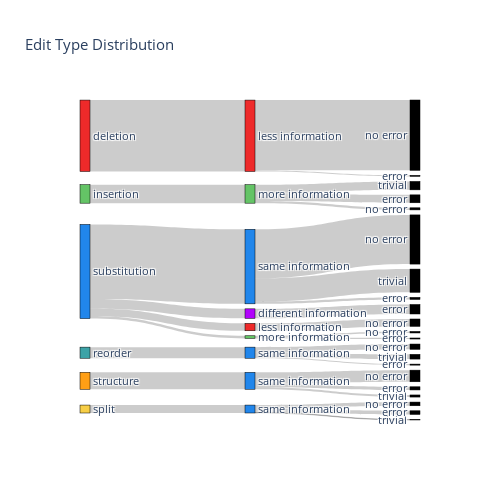

The cell this chart's notebook holds for it:
### Code cell
sankey_seperated(data)

### Figure 1 — Plotly figure (JSON) as saved in the notebook; plotly's stock layout.template omitted (floating-point values rounded to 4 significant figures)
{"data": [{"link": {"source": [5, 87, 87, 87, 4, 71, 71, 71, 3, 55, 55, 55, 2, 2, 2, 2, 41, 40, 40, 39, 39, 39, 38, 1, 24, 24, 24, 0, 6, 6], "target": [87, 93, 94, 95, 71, 77, 78, 79, 55, 61, 62, 63, 38, 39, 40, 41, 53, 48, 50, 45, 46, 47, 42, 24, 32, 33, 34, 6, 10, 12], "value": [15, 7, 1, 7, 32, 22, 4, 6, 21, 10, 9, 2, 14, 141, 5, 18, 18, 3, 2, 93, 44, 4, 14, 35, 4, 16, 15, 135, 133, 2]}, "node": {"color": ["#ee2a2a", "#64C466", "#2186eb", "#3ca3a7", "#FF9F15", "#F7CE46", "#ee2a2a", "#2186eb", "#64C466", "#b103fc", "black", "black", "black", "black", "black", "black", "black", "black", "black", "black", "black", "black", "#ee2a2a", "#2186eb", "#64C466", "#b103fc", "black", "black", "black", "black", "black", "black", "black", "black", "black", "black", "black", "black", "#ee2a2a", "#2186eb", "#64C466", "#b103fc", "black", "black", "black", "black", "black", "black", "black", "black", "black", "black", "black", "black", "#ee2a2a", "#2186eb", "#64C466", "#b103fc", "black", "black", "black", "black", "black", "black", "black", "black", "black", "black", "black", "black", "#ee2a2a", "#2186eb", "#64C466", "#b103fc", "black", "black", "black", "black", "black", "black", "black", "black", "black", "black", "black", "black", "#ee2a2a", "#2186eb", "#64C466", "#b103fc", "black", "black", "black", "black", "black", "black", "black", "black", "black", "black", "black", "black"], "label": ["deletion", "insertion", "substitution", "reorder", "structure", "split", "less information", "same information", "more information", "different information", "no error", "trivial", "error", "no error", "trivial", "error", "no error", "trivial", "error", "no error", "trivial", "error", "less information", "same information", "more information", "different information", "no error", "trivial", "error", "no error", "trivial", "error", "no error", "trivial", "error", "no error", "trivial", "error", "less information", "same information", "more information", "different information", "no error", "trivial", "error", "no error", "trivial", "error", "no error", "trivial", "error", "no error", "trivial", "error", "less information", "same information", "more information", "different information", "no error", "trivial", "error", "no error", "trivial", "error", "no error", "trivial", "error", "no error", "trivial", "error", "less information", "same information", "more information", "different information", "no error", "trivial", "error", "no error", "trivial", "error", "no error", "trivial", "error", "no error", "trivial", "error", "less information", "same information", "more information", "different information", "no error", "trivial", "error", "no error", "trivial", "error", "no error", "trivial", "error", "no error", "trivial", "error"], "line": {"color": "black", "width": 0.5}, "pad": 5, "thickness": 10}, "type": "sankey", "valueformat": "d", "valuesuffix": " edits"}], "layout": {"font": {"size": 11}, "height": 500, "title": {"text": "Edit Type Distribution"}, "width": 500}}
